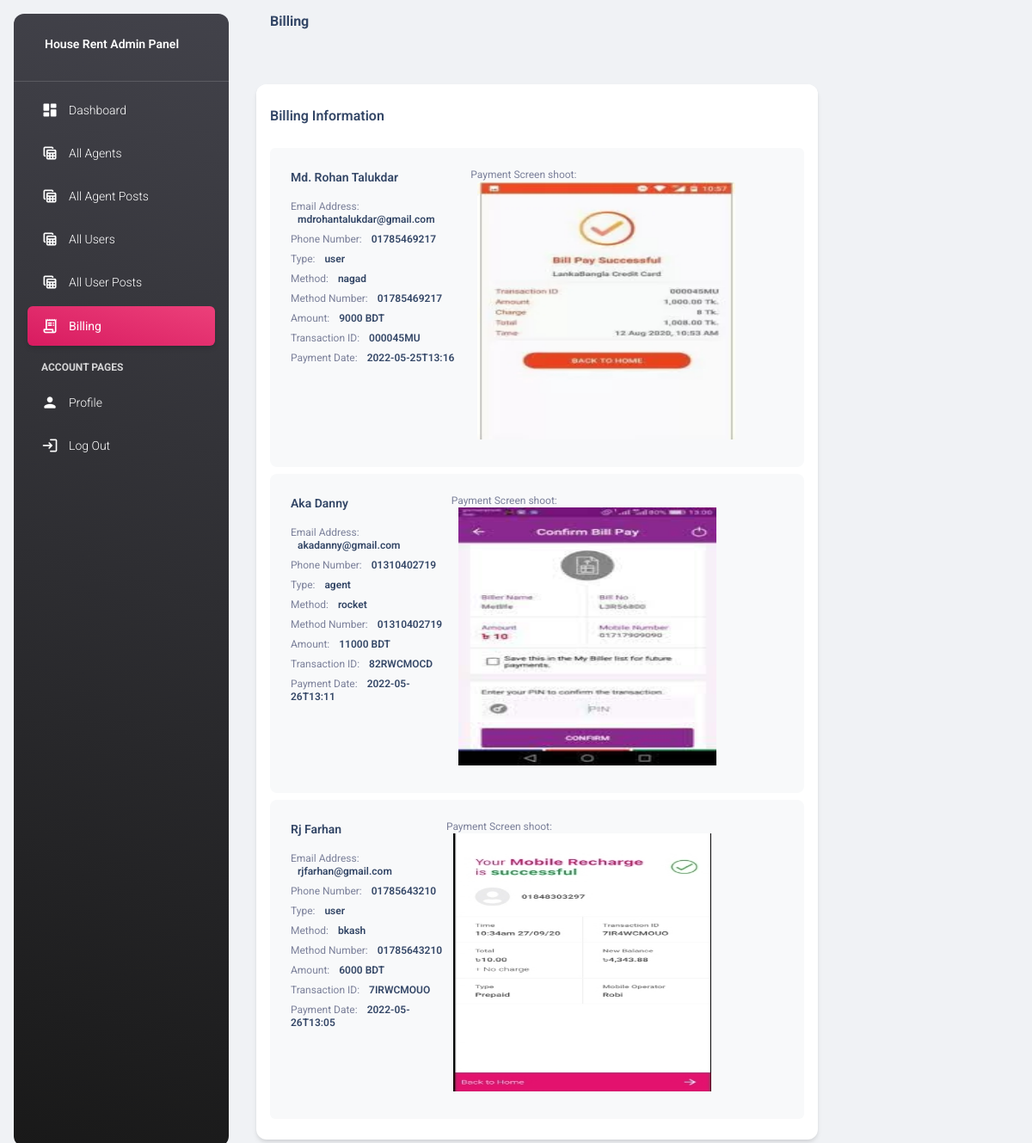
Page /Admin/billing.php on the committed database.
### tables this page shows
CREATE TABLE `payment` (
  `payment_id` int(13) NOT NULL,
  `name` varchar(255) NOT NULL,
  `email` varchar(255) NOT NULL,
  `phone` varchar(255) NOT NULL,
  `type` varchar(255) NOT NULL,
  `method` varchar(255) NOT NULL,
  `method_number` varchar(255) NOT NULL,
  `amount` int(255) NOT NULL,
  `p_t_id` varchar(255) NOT NULL,
  `date` varchar(255) NOT NULL,
  `image` varchar(355) NOT NULL
);

### Admin/billing.php (the view, shortened to what this page needs)
<?php include_once ("../database.php") ?>
<!DOCTYPE html>
<html lang="en">
<head>
  <link href="assets/css/nucleo-icons.css" rel="stylesheet" />
  <link href="assets/css/nucleo-svg.css" rel="stylesheet" />
  <link id="pagestyle" href="assets/css/material-dashboard.css?v=3.0.2" rel="stylesheet" />
</head>
<body class="g-sidenav-show  bg-gray-200">
  <aside class="sidenav navbar navbar-vertical navbar-expand-xs border-0 border-radius-xl my-3 fixed-start ms-3   bg-gradient-dark" id="sidenav-main">
    <div class="sidenav-header">
      <a class="navbar-brand m-0" href=" https://demos.creative-tim.com/material-dashboard/pages/dashboard " target="_blank">
        <span class="ms-1 font-weight-bold text-white">House Rent Admin Panel</span>
      </a>
    </div>
    <hr class="horizontal light mt-0 mb-2">
    <div class="collapse navbar-collapse  w-auto " id="sidenav-collapse-main">
      <ul class="navbar-nav">
        <li class="nav-item">
          <a class="nav-link text-white " href="dashboard.php">
            <div class="text-white text-center me-2 d-flex align-items-center justify-content-center">
              <i class="material-icons opacity-10">dashboard</i>
            </div>
            <span class="nav-link-text ms-1">Dashboard</span>
          </a>
        </li>
        <li class="nav-item">
          <a class="nav-link text-white " href="all_agents.php">
            <div class="text-white text-center me-2 d-flex align-items-center justify-content-center">
              <i class="material-icons opacity-10">table_view</i>
            </div>
            <span class="nav-link-text ms-1">All Agents</span>
          </a>
        </li>
        <li class="nav-item">
          <a class="nav-link text-white " href="all_agent_posts.php">
            <div class="text-white text-center me-2 d-flex align-items-center justify-content-center">
              <i class="material-icons opacity-10">table_view</i>
            </div>
            <span class="nav-link-text ms-1">All Agent Posts</span>
          </a>
        </li>
        <li class="nav-item">
          <a class="nav-link text-white " href="all_users.php">
            <div class="text-white text-center me-2 d-flex align-items-center justify-content-center">
              <i class="material-icons opacity-10">table_view</i>
            </div>
            <span class="nav-link-text ms-1">All Users</span>
          </a>
        </li>
        <li class="nav-item">
          <a class="nav-link text-white " href="all_user_posts.php">
            <div class="text-white text-center me-2 d-flex align-items-center justify-content-center">
              <i class="material-icons opacity-10">table_view</i>
            </div>
            <span class="nav-link-text ms-1">All User Posts</span>
          </a>
        </li>
        <li class="nav-item">
          <a class="nav-link text-white active bg-gradient-primary" href="billing.php">
            <div class="text-white text-center me-2 d-flex align-items-center justify-content-center">
              <i class="material-icons opacity-10">receipt_long</i>
            </div>
            <span class="nav-link-text ms-1">Billing</span>
          </a>
        </li>
        <li class="nav-item mt-3">
          <h6 class="ps-4 ms-2 text-uppercase text-xs text-white font-weight-bolder opacity-8">Account pages</h6>
        </li>
        <li class="nav-item">
          <a class="nav-link text-white " href="profile.php">
            <div class="text-white text-center me-2 d-flex align-items-center justify-content-center">
              <i class="material-icons opacity-10">person</i>
            </div>
            <span class="nav-link-text ms-1">Profile</span>
          </a>
        </li>
        <li class="nav-item">
          <a class="nav-link text-white " href="logout.php">
            <div class="text-white text-center me-2 d-flex align-items-center justify-content-center">
              <i class="material-icons opacity-10">login</i>
            </div>
            <span class="nav-link-text ms-1">Log Out</span>
          </a>
        </li>
      </ul>
    </div>
  </aside>
  <main class="main-content position-relative max-height-vh-100 h-100 border-radius-lg ">
    <nav class="navbar navbar-main navbar-expand-lg px-0 mx-4 shadow-none border-radius-xl" id="navbarBlur" navbar-scroll="true">
      <div class="container-fluid py-1 px-3">
        <nav aria-label="breadcrumb">
          <h6 class="font-weight-bolder mb-0">Billing</h6>
        </nav>
        </div>
    </nav>
    <div class="container-fluid py-4">
      <div class="row">
        <div class="col-md-9 mt-4">
          <div class="card">
            <div class="card-header pb-0 px-3">
              <h6 class="mb-0">Billing Information</h6>
            </div>
            <div class="card-body pt-4 p-3">
              <ul class="list-group">
                  <?php
                  $query = "SELECT * FROM `payment` ORDER BY `payment_id` DESC ";
                  $payment = mysqli_query($con,$query);
                  while ($row = mysqli_fetch_array($payment)){
                  ?>
                <li class="list-group-item border-0 d-flex p-4 mb-2 bg-gray-100 border-radius-lg">
                  <div class="d-flex flex-column">
                    <h6 class="mb-3 text-sm"><?php echo $row['name'] ?></h6>
                    <span class="mb-2 text-xs">Email Address: <span class="text-dark ms-sm-2 font-weight-bold"><?php echo $row['email'] ?></span></span>
                    <span class="mb-2 text-xs">Phone Number: <span class="text-dark ms-sm-2 font-weight-bold"><?php echo $row['phone'] ?></span></span>
                      <span class="mb-2 text-xs">Type: <span class="text-dark ms-sm-2 font-weight-bold"><?php echo $row['type'] ?></span></span>
                      <span class="mb-2 text-xs">Method: <span class="text-dark ms-sm-2 font-weight-bold"><?php echo $row['method'] ?></span></span>
                      <span class="mb-2 text-xs">Method Number: <span class="text-dark ms-sm-2 font-weight-bold"><?php echo $row['method_number'] ?></span></span>
                      <span class="mb-2 text-xs">Amount: <span class="text-dark ms-sm-2 font-weight-bold"><?php echo $row['amount'] ?> BDT</span></span>
                      <span class="mb-2 text-xs">Transaction ID: <span class="text-dark ms-sm-2 font-weight-bold"><?php echo $row['p_t_id'] ?></span></span>
                      <span class="mb-2 text-xs">Payment Date: <span class="text-dark ms-sm-2 font-weight-bold"><?php echo $row['date'] ?></span></span>
                  </div>
                    <div class="d-flex flex-column">
                        <span class="mb-2 text-xs">Payment Screen shoot: <span class="text-dark ms-sm-2 font-weight-bold">
                              <img src="../payment_image/<?php echo $row['image'] ?>" height="300px" width="300px">
                          </span></span>
                    </div>
                </li>
                  <?php
                  }
                  ?>
              </ul>
            </div>
          </div>
        </div>
      </div>
    </div>
  </main>
</body>
</html>

### rows in the picture
payment: name "Md. Rohan Talukdar", email "mdrohantalukdar@gmail.com", phone "01785469217", type "user", method "nagad", method_number "01785469217", amount "9000", p_t "000045MU", date "2022-05-25T13:16", image (picture)
payment: name "Aka Danny", email "akadanny@gmail.com", phone "01310402719", type "agent", method "rocket", method_number "01310402719", amount "11000", p_t "82RWCMOCD", date "2022-05-26T13:11", image (picture)
payment: name "Rj Farhan", email "rjfarhan@gmail.com", phone "01785643210", type "user", method "bkash", method_number "01785643210", amount "6000", p_t "7IRWCMOUO", date "2022-05-26T13:05", image (picture)
